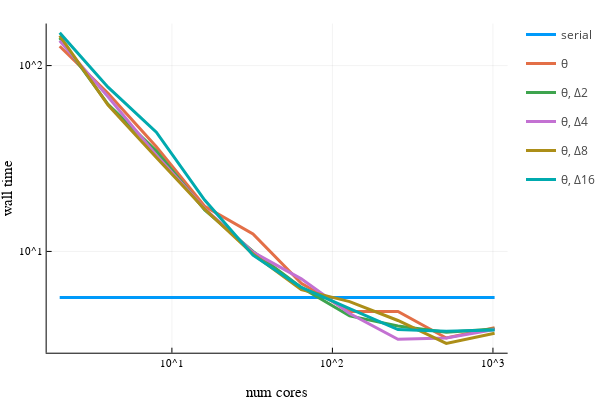

Notebook code for this chart:
### Code cell
ncores = [2, 4, 8, 16, 32, 64, 128, 256, 512, 1024]
ranks = [2, 4, 8, 16]
ml = 4
cf = 4
tol = 1e-6

function readΔ(rank, nc) return parseTiming("ks_Delta$(rank)_nc$(nc)_cf$(cf)_ml$(ml)", tol) end
readθ = nc -> parseTiming("ks_nc$(nc)_cf$(cf)_ml$(ml)", tol)

# serial timing
tser = parseTiming("ks_ml1")
pl = plot(ncores, x->tser, linewidth=3, label="serial", xaxis=("num cores", :log), yaxis=("wall time", :log))

# θ timing
# tθ = zeros(length(ncores))
# for i in 1:length(ncores)
#     tθ[i] = parseTiming("ks_nc$(ncores[i])_cf$(cf)_ml$(ml)")
# end
itersθ = parseIters("ks_nc2_cf4_ml4")
tθ = readθ.(ncores)
println("θ iters: $(itersθ)")
println("θ speedup: $(tser/minimum(tθ)) @ $(ncores[argmin(tθ)])")
plot!(pl, ncores, tθ, linewidth=3, label="θ")

# Δ timings
for rank in ranks
    tΔ = zeros(length(ncores)) 
    itersΔ = parseIters("ks_Delta$(rank)_nc2_cf$(cf)_ml$(ml)")
    for i in 1:length(ncores)
        tΔ[i] = readΔ(rank, ncores[i])
    end
    println("Δ$(rank) iters: $(itersΔ)")
    println("Δ$(rank) speedup: $(tser/minimum(tΔ)) @ $(ncores[argmin(tΔ)])")
    plot!(pl, ncores, tΔ, linewidth=3, label="θ, Δ$(rank)")
end
savefig(pl, "scaling_cf$(cf)_ml$(ml).png")
plot!()

# println("fmg iters: $(itersfmg)")
# println("fmg speedup: $(tser/minimum(tfmg)) @ $(ncores[argmin(tfmg)])")

### Figure 1 — Plotly figure (JSON) as saved in the notebook; plotly's stock layout.template omitted (floating-point values rounded to 4 significant figures)
{"data": [{"colorbar": {"title": ""}, "legendgroup": "serial", "line": {"color": "rgba(0, 154, 250, 1.000)", "dash": "solid", "shape": "linear", "width": 3}, "mode": "lines", "name": "serial", "showlegend": true, "type": "scatter", "x": [2, 4, 8, 16, 32, 64, 128, 256, 512, 1024], "xaxis": "x", "y": [5.651, 5.651, 5.651, 5.651, 5.651, 5.651, 5.651, 5.651, 5.651, 5.651], "yaxis": "y", "zmax": null, "zmin": null}, {"colorbar": {"title": ""}, "legendgroup": "θ", "line": {"color": "rgba(227, 111, 71, 1.000)", "dash": "solid", "shape": "linear", "width": 3}, "mode": "lines", "name": "θ", "showlegend": true, "type": "scatter", "x": [2, 4, 8, 16, 32, 64, 128, 256, 512, 1024], "xaxis": "x", "y": [127, 70.9, 36.6, 17.5, 12.4, 6.73, 4.75, 4.75, 3.42, 3.89], "yaxis": "y", "zmax": null, "zmin": null}, {"colorbar": {"title": ""}, "legendgroup": "θ, Δ2", "line": {"color": "rgba(62, 164, 78, 1.000)", "dash": "solid", "shape": "linear", "width": 3}, "mode": "lines", "name": "θ, Δ2", "showlegend": true, "type": "scatter", "x": [2, 4, 8, 16, 32, 64, 128, 256, 512, 1024], "xaxis": "x", "y": [141, 61.9, 34.7, 16.7, 10, 6.39, 4.5, 3.97, 3.67, 3.83], "yaxis": "y", "zmax": null, "zmin": null}, {"colorbar": {"title": ""}, "legendgroup": "θ, Δ4", "line": {"color": "rgba(195, 113, 210, 1.000)", "dash": "solid", "shape": "linear", "width": 3}, "mode": "lines", "name": "θ, Δ4", "showlegend": true, "type": "scatter", "x": [2, 4, 8, 16, 32, 64, 128, 256, 512, 1024], "xaxis": "x", "y": [136, 67.9, 32.9, 17, 9.91, 7.12, 4.63, 3.37, 3.42, 3.8], "yaxis": "y", "zmax": null, "zmin": null}, {"colorbar": {"title": ""}, "legendgroup": "θ, Δ8", "line": {"color": "rgba(172, 142, 24, 1.000)", "dash": "solid", "shape": "linear", "width": 3}, "mode": "lines", "name": "θ, Δ8", "showlegend": true, "type": "scatter", "x": [2, 4, 8, 16, 32, 64, 128, 256, 512, 1024], "xaxis": "x", "y": [145, 61.3, 32, 16.9, 9.69, 6.23, 5.37, 4.25, 3.2, 3.63], "yaxis": "y", "zmax": null, "zmin": null}, {"colorbar": {"title": ""}, "legendgroup": "θ, Δ16", "line": {"color": "rgba(0, 170, 174, 1.000)", "dash": "solid", "shape": "linear", "width": 3}, "mode": "lines", "name": "θ, Δ16", "showlegend": true, "type": "scatter", "x": [2, 4, 8, 16, 32, 64, 128, 256, 512, 1024], "xaxis": "x", "y": [150, 76.5, 43.8, 18.9, 9.54, 6.4, 4.93, 3.8, 3.72, 3.78], "yaxis": "y", "zmax": null, "zmin": null}], "layout": {"annotations": [], "height": 400, "legend_position": {"bgcolor": "rgba(255, 255, 255, 1.000)", "bordercolor": "rgba(0, 0, 0, 1.000)", "borderwidth": 1, "font": {"color": "rgba(0, 0, 0, 1.000)", "family": "sans-serif", "size": 11}, "title": {"font": {"color": "rgba(0, 0, 0, 1.000)", "family": "sans-serif", "size": 15}, "text": ""}, "tracegroupgap": 0, "traceorder": "normal", "x": 1, "xanchor": "auto", "y": 1, "yanchor": "auto"}, "margin": {"b": 20, "l": 0, "r": 0, "t": 20}, "paper_bgcolor": "rgba(255, 255, 255, 1.000)", "plot_bgcolor": "rgba(255, 255, 255, 1.000)", "showlegend": true, "width": 600, "xaxis": {"anchor": "y", "domain": [0.09128, 0.9934], "gridcolor": "rgba(0, 0, 0, 0.100)", "gridwidth": 0.5, "linecolor": "rgba(0, 0, 0, 1.000)", "mirror": false, "range": [0.2198, 3.092], "showgrid": true, "showline": true, "showticklabels": true, "tickangle": 0, "tickcolor": "rgb(0, 0, 0)", "tickfont": {"color": "rgba(0, 0, 0, 1.000)", "family": "sans-serif", "size": 11}, "tickmode": "array", "ticks": "inside", "ticktext": ["10^1", "10^2", "10^3"], "tickvals": [10, 100, 1000], "title": "num cores", "titlefont": {"color": "rgba(0, 0, 0, 1.000)", "family": "sans-serif", "size": 15}, "type": "log", "visible": true, "zeroline": false, "zerolinecolor": "rgba(0, 0, 0, 1.000)"}, "yaxis": {"anchor": "x", "domain": [0.07581, 0.9902], "gridcolor": "rgba(0, 0, 0, 0.100)", "gridwidth": 0.5, "linecolor": "rgba(0, 0, 0, 1.000)", "mirror": false, "range": [0.455, 2.226], "showgrid": true, "showline": true, "showticklabels": true, "tickangle": 0, "tickcolor": "rgb(0, 0, 0)", "tickfont": {"color": "rgba(0, 0, 0, 1.000)", "family": "sans-serif", "size": 11}, "tickmode": "array", "ticks": "inside", "ticktext": ["10^1", "10^2"], "tickvals": [10, 100], "title": "wall time", "titlefont": {"color": "rgba(0, 0, 0, 1.000)", "family": "sans-serif", "size": 15}, "type": "log", "visible": true, "zeroline": false, "zerolinecolor": "rgba(0, 0, 0, 1.000)"}}}
